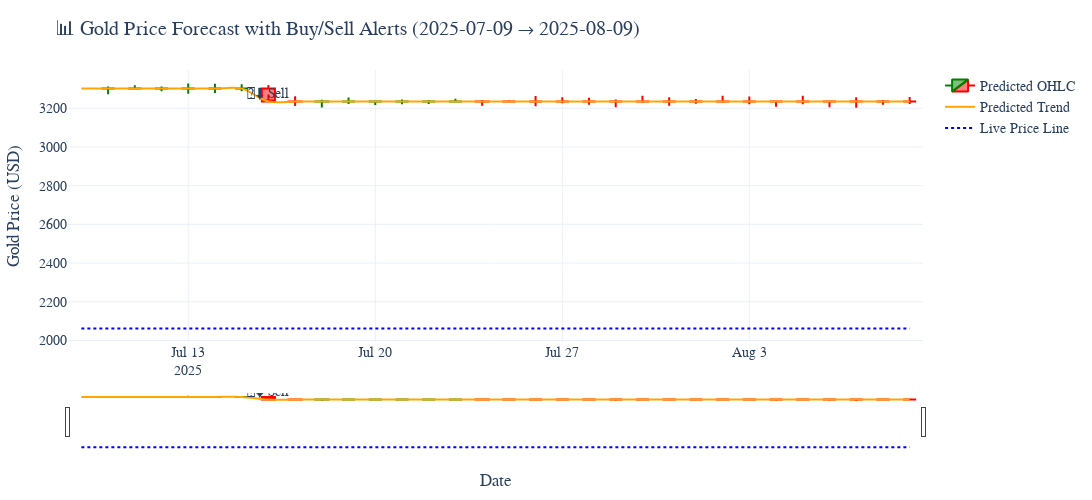

Source (notebook cell):
### Markdown cell above
## Optimize of view

### Code cell
from datetime import datetime, timedelta
import numpy as np
import pandas as pd
import plotly.graph_objects as go
from IPython.display import display, HTML

# Prediction date range
start_date = pd.to_datetime("2025-07-09")
end_date = pd.to_datetime("2025-08-09")
n_days = (end_date - start_date).days + 1

# Prepare data
df_future = df.copy().reset_index(drop=True)
df_recent = df_future[-60:].copy().reset_index(drop=True)

# Predict future data
future_data = []
next_date = start_date

for _ in range(n_days):
    last_row = df_recent.iloc[-1]

    new_row = {
        'Date': next_date,
        'Open': last_row['Close'],
        'High': last_row['Close'] * np.random.uniform(1.001, 1.01),
        'Low': last_row['Close'] * np.random.uniform(0.99, 0.999),
        'Volume': last_row['Volume'],
        'Close': last_row['Close']  # placeholder
    }

    temp_df = pd.concat([df_recent, pd.DataFrame([new_row])], ignore_index=True)

    for col in ['Open', 'High', 'Low', 'Volume']:
        temp_df[f'{col}_mean_lag3'] = temp_df[col].rolling(window=3).mean().shift(1)
        temp_df[f'{col}_std_lag7'] = temp_df[col].rolling(window=7).std().shift(1)

    feature_cols = [
        'Open_mean_lag3', 'High_mean_lag3', 'Low_mean_lag3', 'Volume_mean_lag3',
        'Open_std_lag7', 'High_std_lag7', 'Low_std_lag7', 'Volume_std_lag7',
        'Open', 'High', 'Low', 'Volume'
    ]

    input_features = temp_df[feature_cols].iloc[-1].values.reshape(1, -1)
    input_features = np.nan_to_num(input_features)

    scaled_prediction = xgb.predict(input_features)
    prediction = scaler1.inverse_transform(scaled_prediction.reshape(-1, 1))[0][0]

    new_row['Close'] = prediction
    new_row['Predicted_Close'] = prediction

    df_recent = pd.concat([df_recent, pd.DataFrame([new_row])], ignore_index=True)
    future_data.append(new_row)

    next_date += timedelta(days=1)

#  Final DataFrame
future_df = pd.DataFrame(future_data)

# Trend and Signal logic with advance alerts every 2 days
future_df['Trend'] = future_df['Predicted_Close'].diff()
future_df['Raw_Signal'] = future_df['Trend'].apply(lambda x: 'Buy' if x > 0 else ('Sell' if x < 0 else ''))

# Mark signal every 2 days in advance
future_df['Signal'] = ''
for i in range(2, len(future_df), 2):
    future_trend = future_df.loc[i, 'Raw_Signal']
    if future_trend == 'Buy':
        future_df.loc[i - 1, 'Signal'] = 'Buy'
    elif future_trend == 'Sell':
        future_df.loc[i - 1, 'Signal'] = 'Sell'

# Clean signal noise (optional)
future_df['Predicted_Close'] = future_df['Predicted_Close'].round(2)
future_df['Change_%'] = future_df['Predicted_Close'].pct_change() * 100

# 📋 Styled Summary Table
styled_df = future_df[['Date', 'Predicted_Close', 'Change_%', 'Signal']].copy().reset_index(drop=True)
styled_df_html = styled_df.style.format({
    "Predicted_Close": "{:.2f}",
    "Change_%": "{:+.2f}%"
}).background_gradient(subset='Change_%', cmap='RdYlGn').set_properties(**{
    'text-align': 'center',
    'font-size': '12pt',
    'border': '1px solid lightgray'
}).hide(axis="index").to_html()

display(HTML(styled_df_html))

#  Plotting with enhanced visuals
fig = go.Figure()

# 🕯️ Candlestick chart
fig.add_trace(go.Candlestick(
    x=future_df['Date'],
    open=future_df['Open'],
    high=future_df['High'],
    low=future_df['Low'],
    close=future_df['Close'],
    name='Predicted OHLC',
    increasing_line_color='green',
    decreasing_line_color='red'
))

#  Predicted Trend line
fig.add_trace(go.Scatter(
    x=future_df['Date'],
    y=future_df['Predicted_Close'],
    mode='lines',
    name='Predicted Trend',
    line=dict(color='orange', shape='spline', width=2)
))

# Live price line
current_price = float(scaler.inverse_transform(np.array(y_train1[-1]).reshape(1, -1))[0][0])
fig.add_trace(go.Scatter(
    x=future_df['Date'],
    y=[current_price] * len(future_df),
    mode='lines',
    name='Live Price Line',
    line=dict(color='blue', dash='dot', width=2)
))

# Buy/Sell markers
for i, row in future_df.iterrows():
    if row['Signal'] == 'Buy':
        fig.add_trace(go.Scatter(
            x=[row['Date']],
            y=[row['Predicted_Close']],
            mode='text',
            text=["🟢⬆️ Buy"],
            textposition="bottom center",
            showlegend=False
        ))
    elif row['Signal'] == 'Sell':
        fig.add_trace(go.Scatter(
            x=[row['Date']],
            y=[row['Predicted_Close']],
            mode='text',
            text=["🔴⬇️ Sell"],
            textposition="top center",
            showlegend=False
        ))

#  Final Layout
fig.update_layout(
    title=f"📊 Gold Price Forecast with Buy/Sell Alerts\n({start_date.date()} → {end_date.date()})",
    xaxis_title="Date",
    yaxis_title="Gold Price (USD)",
    width=1500,
    height=500,
    template="plotly_white",
    hovermode='x unified',
    font=dict(family="Arial", size=14),
    margin=dict(l=50, r=50, t=70, b=50)
)

fig.show()

### Figure 1 — Plotly figure (JSON) as saved in the notebook; plotly's stock layout.template omitted (floating-point values rounded to 4 significant figures)
{"data": [{"close": [3302.0, 3302.0, 3302.0, 3302.0, 3302.0, 3302.0, 3302.0, 3235.0, 3235.0, 3235.0, 3235.0, 3235.0, 3235.0, 3235.0, 3235.0, 3235.0, 3235.0, 3235.0, 3235.0, 3235.0, 3235.0, 3235.0, 3235.0, 3235.0, 3235.0, 3235.0, 3235.0, 3235.0, 3235.0, 3235.0, 3235.0, 3235.0], "decreasing": {"line": {"color": "red"}}, "high": [[3285.0], 3312.0, 3319.0, 3312.0, 3328.0, 3327.0, 3324.0, 3321.0, 3263.0, 3244.0, 3255.0, 3239.0, 3245.0, 3243.0, 3249.0, 3242.0, 3241.0, 3264.0, 3257.0, 3254.0, 3245.0, 3264.0, 3257.0, 3248.0, 3264.0, 3261.0, 3241.0, 3264.0, 3238.0, 3257.0, 3243.0, 3258.0], "increasing": {"line": {"color": "green"}}, "low": [[3268.0], 3273.0, 3298.0, 3289.0, 3276.0, 3279.0, 3287.0, 3271.0, 3212.0, 3204.0, 3222.0, 3218.0, 3221.0, 3223.0, 3230.0, 3213.0, 3229.0, 3210.0, 3226.0, 3218.0, 3205.0, 3229.0, 3212.0, 3224.0, 3228.0, 3221.0, 3207.0, 3220.0, 3205.0, 3203.0, 3219.0, 3222.0], "name": "Predicted OHLC", "open": [[3274.0], 3302.0, 3302.0, 3302.0, 3302.0, 3302.0, 3302.0, 3302.0, 3235.0, 3235.0, 3235.0, 3235.0, 3235.0, 3235.0, 3235.0, 3235.0, 3235.0, 3235.0, 3235.0, 3235.0, 3235.0, 3235.0, 3235.0, 3235.0, 3235.0, 3235.0, 3235.0, 3235.0, 3235.0, 3235.0, 3235.0, 3235.0], "type": "candlestick", "x": ["2025-07-09T00:00:00", "2025-07-10T00:00:00", "2025-07-11T00:00:00", "2025-07-12T00:00:00", "2025-07-13T00:00:00", "2025-07-14T00:00:00", "2025-07-15T00:00:00", "2025-07-16T00:00:00", "2025-07-17T00:00:00", "2025-07-18T00:00:00", "2025-07-19T00:00:00", "2025-07-20T00:00:00", "2025-07-21T00:00:00", "2025-07-22T00:00:00", "2025-07-23T00:00:00", "2025-07-24T00:00:00", "2025-07-25T00:00:00", "2025-07-26T00:00:00", "2025-07-27T00:00:00", "2025-07-28T00:00:00", "2025-07-29T00:00:00", "2025-07-30T00:00:00", "2025-07-31T00:00:00", "2025-08-01T00:00:00", "2025-08-02T00:00:00", "2025-08-03T00:00:00", "2025-08-04T00:00:00", "2025-08-05T00:00:00", "2025-08-06T00:00:00", "2025-08-07T00:00:00", "2025-08-08T00:00:00", "2025-08-09T00:00:00"]}, {"line": {"color": "orange", "shape": "spline", "width": 2}, "mode": "lines", "name": "Predicted Trend", "type": "scatter", "x": ["2025-07-09T00:00:00", "2025-07-10T00:00:00", "2025-07-11T00:00:00", "2025-07-12T00:00:00", "2025-07-13T00:00:00", "2025-07-14T00:00:00", "2025-07-15T00:00:00", "2025-07-16T00:00:00", "2025-07-17T00:00:00", "2025-07-18T00:00:00", "2025-07-19T00:00:00", "2025-07-20T00:00:00", "2025-07-21T00:00:00", "2025-07-22T00:00:00", "2025-07-23T00:00:00", "2025-07-24T00:00:00", "2025-07-25T00:00:00", "2025-07-26T00:00:00", "2025-07-27T00:00:00", "2025-07-28T00:00:00", "2025-07-29T00:00:00", "2025-07-30T00:00:00", "2025-07-31T00:00:00", "2025-08-01T00:00:00", "2025-08-02T00:00:00", "2025-08-03T00:00:00", "2025-08-04T00:00:00", "2025-08-05T00:00:00", "2025-08-06T00:00:00", "2025-08-07T00:00:00", "2025-08-08T00:00:00", "2025-08-09T00:00:00"], "y": [3302.0, 3302.0, 3302.0, 3302.0, 3302.0, 3302.0, 3302.0, 3235.0, 3235.0, 3235.0, 3235.0, 3235.0, 3235.0, 3235.0, 3235.0, 3235.0, 3235.0, 3235.0, 3235.0, 3235.0, 3235.0, 3235.0, 3235.0, 3235.0, 3235.0, 3235.0, 3235.0, 3235.0, 3235.0, 3235.0, 3235.0, 3235.0]}, {"line": {"color": "blue", "dash": "dot", "width": 2}, "mode": "lines", "name": "Live Price Line", "type": "scatter", "x": ["2025-07-09T00:00:00", "2025-07-10T00:00:00", "2025-07-11T00:00:00", "2025-07-12T00:00:00", "2025-07-13T00:00:00", "2025-07-14T00:00:00", "2025-07-15T00:00:00", "2025-07-16T00:00:00", "2025-07-17T00:00:00", "2025-07-18T00:00:00", "2025-07-19T00:00:00", "2025-07-20T00:00:00", "2025-07-21T00:00:00", "2025-07-22T00:00:00", "2025-07-23T00:00:00", "2025-07-24T00:00:00", "2025-07-25T00:00:00", "2025-07-26T00:00:00", "2025-07-27T00:00:00", "2025-07-28T00:00:00", "2025-07-29T00:00:00", "2025-07-30T00:00:00", "2025-07-31T00:00:00", "2025-08-01T00:00:00", "2025-08-02T00:00:00", "2025-08-03T00:00:00", "2025-08-04T00:00:00", "2025-08-05T00:00:00", "2025-08-06T00:00:00", "2025-08-07T00:00:00", "2025-08-08T00:00:00", "2025-08-09T00:00:00"], "y": [2062.0, 2062.0, 2062.0, 2062.0, 2062.0, 2062.0, 2062.0, 2062.0, 2062.0, 2062.0, 2062.0, 2062.0, 2062.0, 2062.0, 2062.0, 2062.0, 2062.0, 2062.0, 2062.0, 2062.0, 2062.0, 2062.0, 2062.0, 2062.0, 2062.0, 2062.0, 2062.0, 2062.0, 2062.0, 2062.0, 2062.0, 2062.0]}, {"mode": "text", "showlegend": false, "text": ["🔴⬇️ Sell"], "textposition": "top center", "type": "scatter", "x": ["2025-07-16T00:00:00"], "y": [3235.0]}], "layout": {"font": {"family": "Arial", "size": 14}, "height": 500, "hovermode": "x unified", "margin": {"b": 50, "l": 50, "r": 50, "t": 70}, "title": {"text": "📊 Gold Price Forecast with Buy/Sell Alerts\n(2025-07-09 → 2025-08-09)"}, "width": 1500, "xaxis": {"title": {"text": "Date"}}, "yaxis": {"title": {"text": "Gold Price (USD)"}}}}
